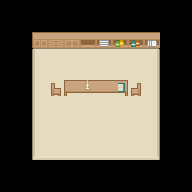

Tiled map render using the project's own tile images. Description and the map definition, with tile-layer contents summarised, below:
An orthogonal 12x12 tile map with 16x16 px tiles, 4 tile layers (bottom, furniture, objects, collisions), 2 tilesets.

<map version="1.0" orientation="orthogonal" renderorder="right-down" width="12" height="12" tilewidth="16" tileheight="16" nextobjectid="1">
 <tileset firstgid="1" name="roguelikeSheet_transparent" tilewidth="16" tileheight="16" spacing="1">
  <image source="roguelikeSheet_transparent.png" width="968" height="526" />
 </tileset>
 <tileset firstgid="1768" name="roguelikeIndoor_transparent" tilewidth="16" tileheight="16" spacing="1">
  <image source="roguelikeIndoor_transparent.png" width="457" height="305" />
 </tileset>
 <layer name="bottom" width="12" height="12">
  <data>[144 cells, 64 non-empty, 17 distinct tile ids]</data>
 </layer>
 <layer name="furniture" width="12" height="12">
  <data>[144 cells, 6 non-empty, 5 distinct tile ids]</data>
 </layer>
 <layer name="objects" width="12" height="12">
  <data>[144 cells, 2 non-empty, 2 distinct tile ids]</data>
 </layer>
 <objectgroup name="player" />
 <layer name="collisions" width="12" height="12">
  <data>[144 cells, 0 non-empty, 0 distinct tile ids]</data>
 </layer>
</map>
